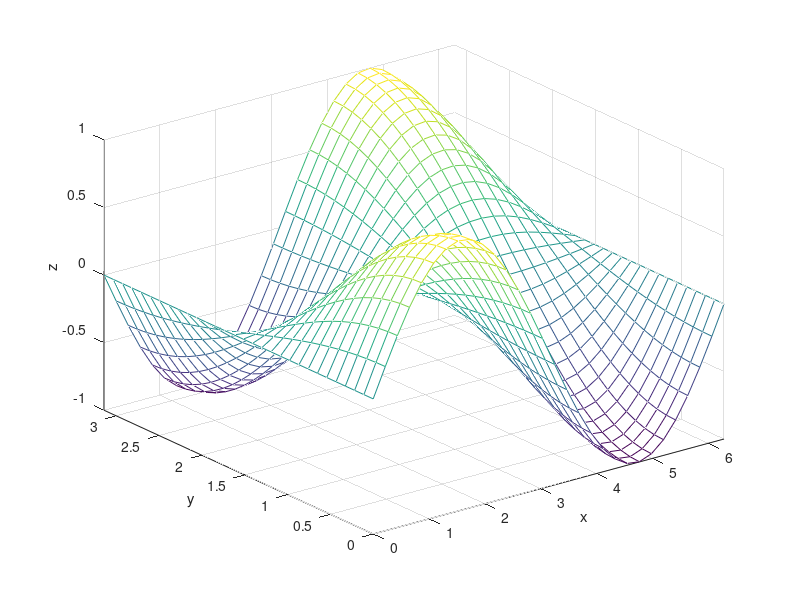

MATLAB code to generate this figure:
[X,Y] = meshgrid(linspace(0,2*pi,30),linspace(0,pi,30));
Z = sin(X).*cos(Y);
mesh(X,Y,Z)
xlabel('x'); ylabel('y'); zlabel('z');
axis([0 2*pi 0 pi -1 1])